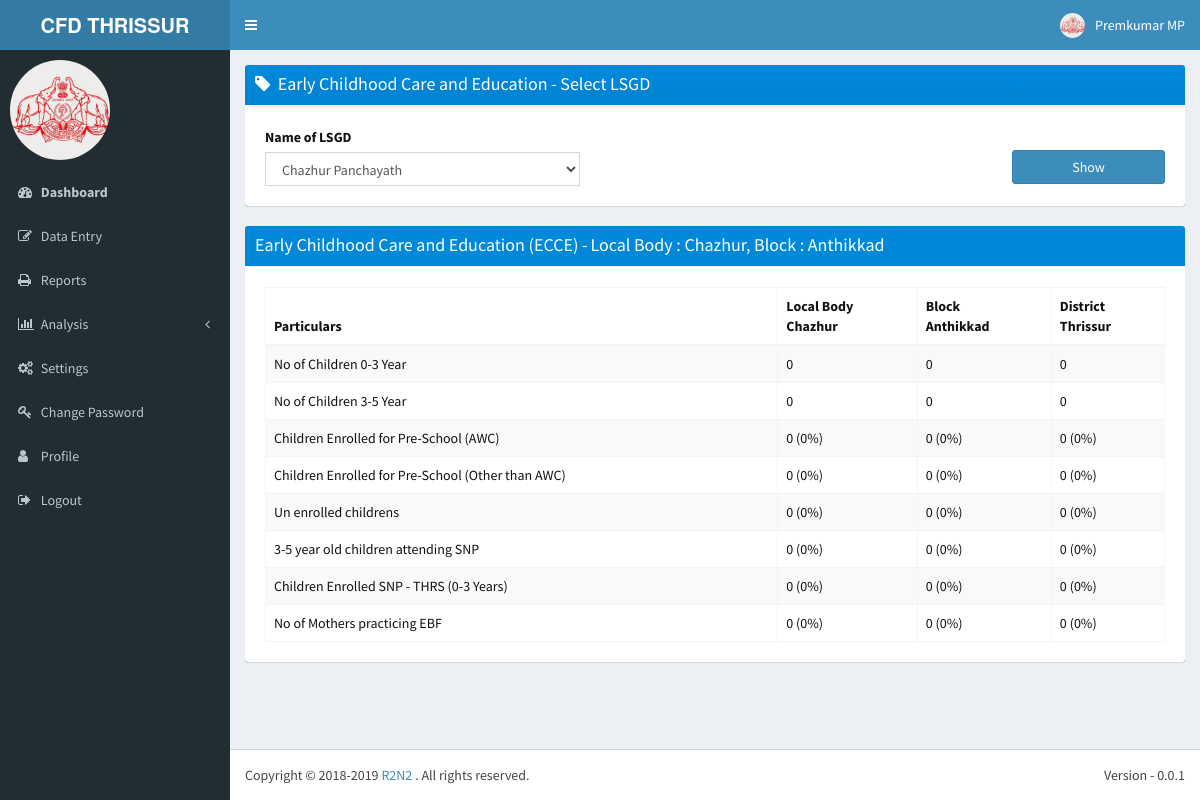
Page /analyse/ecce/ (signed in) on the committed database.
### logn/models.py (models this page shows)
class Profile(models.Model):
    user = models.OneToOneField(User, on_delete = models.CASCADE)
    user_lsgd = models.CharField(max_length = 20, blank = True)
    user_type = models.IntegerField(blank = True)
    user_lang = models.IntegerField(blank = True, default = 0)
    user_office_phone = models.CharField(max_length = 25, blank = True, default = "0487 00000000")
    user_mobile = models.CharField(max_length = 25, blank = True, default = "0")

### lsgd/models.py (models this page shows)
class Lsgd(models.Model):
    lsgd_code = models.CharField(max_length = 15, unique = True, primary_key = True)
    lsgd_name = models.CharField(max_length = 100, unique = True)
    lsgd_type = models.CharField(max_length = 15)
    lsgd_district = models.ForeignKey('District', on_delete = models.SET_NULL, null=True)
    lsgd_taluk = models.ForeignKey('Taluk', on_delete = models.SET_NULL, null = True)
    lsgd_block = models.ForeignKey('Block', on_delete = models.SET_NULL, null = True)
    lsgd_assembly = models.ForeignKey('Assembly', on_delete = models.SET_NULL, null = True)
    lsgd_parliament = models.ForeignKey('Parliament', on_delete = models.SET_NULL, null = True)

class Block(models.Model):
    block_code = models.CharField(max_length = 15, unique = True, primary_key = True)
    district_code = models.ForeignKey('District', on_delete = models.SET_NULL, null = True)
    block_name = models.CharField(max_length = 100)

### analyse/views.py (the view, shortened to what this page needs)
def ecce(request):
    data_entry_year = 2018
    current_user = request.user
    lsgd_code = current_user.profile.user_lsgd
    district_code = lsgd_code[:5]
    lsgd_selected = lsgd_code
    current_block = Lsgd.objects.filter(lsgd_code = lsgd_selected).values_list('lsgd_block', flat=True)
    current_name = Lsgd.objects.filter(lsgd_code = lsgd_selected).values_list('lsgd_name', flat=True)
    lsgd_inblock = Lsgd.objects.filter(lsgd_block = current_block[0]).values_list("lsgd_code")
    lsgd_inblock_year = []
    for x in lsgd_inblock:
        xz = ''.join(x)
        lsgd_inblock_year.append(xz+str(data_entry_year))
    lsgds = Lsgd.objects.all()
    blocks = Block.objects.filter(block_code = current_block[0])
    reqd_data = lsgd_code + str(data_entry_year)
    lsgd_count = [0,0,0,0,0,0,0,0]
    lsgd_per = [0,0,0,0,0,0,0,0]
    block_count = [0,0,0,0,0,0,0,0]
    block_per = [0,0,0,0,0,0,0,0]
    dist_count = [0,0,0,0,0,0,0,0]
    dist_per = [0,0,0,0,0,0,0,0]
    lsgd_data = [lsgd_count,lsgd_per]
    block_data = [block_count,block_per]
    dist_data = [dist_count,dist_per]
    return render(request, 'analyse/ecce.html', {'lsgds': lsgds, 'data_entry_year': data_entry_year, \
                            'current_user': current_user, 'current_lsgd': current_name, 'blocks': blocks, \
                            'lsgd_selected': lsgd_selected,  'lsgd_data': lsgd_data, 'block_data': block_data, 'dist_data': dist_data })

### analyse/templates/analyse/ecce.html (shortened to what this page needs)
{% extends 'r2n2/base.html' %}
{% block userinfo %}
          <li class="dropdown user user-menu">
            <a href="#" class="dropdown-toggle" data-toggle="dropdown">
              <img src="/static/dist/img/user2-160x160.jpg" class="user-image" alt="User Image">
              <span class="hidden-xs">{{ current_user.first_name}} {{ current_user.last_name}}</span>
            </a>
          </li>
{% endblock %}
{% block content %}
<section class="content">
	<div class="box box-solid bg-blue-gradient">
        <div class="box-header with-border">
              <h3 class="box-title"><i class="fa fa-tag"></i> &nbsp;Early Childhood Care and Education  - Select LSGD  </h3>
			</div>
		<div class="box-footer text-black">
            <div class="box-body">
			<table border=0px width=100%>
			<tr height=40px>
			  <td width="35%">
                  <label for="lsgd_name">Name of LSGD</label>
				  <form method="POST">  		{% csrf_token %}
					<select name ="lsgd_selected" class="form-control"> {% for l in lsgds %} <option value={{ l.lsgd_code }} {% if l.lsgd_code == lsgd_selected %} selected {% endif %}>{{ l.lsgd_name }}  {{ l.lsgd_type}}  {% endfor %} </select>
			  </td>
			  <td width="5%"> <label for="inputEmail3"></label> </td>
			  <td width="40%">
			  </td>
			   <td width="3%"> <label for="inputEmail3"></label> </td>
			  <td width="20%">
				<input type="submit" class="form-control btn btn-primary" value="Show"> </form>
			  </td>
			</tr>
			</table>
		    </div>
          </div>
		 </div>
<div class="box box-solid bg-blue-gradient">
  <div class="box-header">
    <h3 class="box-title">Early Childhood Care and Education (ECCE) - </h3>
    <h3 class="box-title">Local Body : {{ current_lsgd.0 }}, Block : {{ blocks.0.block_name }}</h3>
  </div>
 <div class="box-footer text-black">
  <div class="box-body">
    <table id="lsgd_data" class="table table-bordered table-striped table-hover" cellspacing="0" width="100%">
		  <thead> <tr> <th>Particulars</th><th>Local Body <br> {{ current_lsgd.0 }}</th><th>Block <br> {{ blocks.0.block_name }}</th><th>District <br> Thrissur</th></tr> </thead>
          <tbody>
            <tr><td>No of Children 0-3 Year</td><td>{{lsgd_data.0.0}}</td><td>{{block_data.0.0}}</td><td>{{dist_data.0.0}}</td></tr>
            <tr><td>No of Children 3-5 Year</td><td>{{lsgd_data.0.1}}</td><td>{{block_data.0.1}}</td><td>{{dist_data.0.1}}</td></tr>
            <tr><td>Children Enrolled for Pre-School (AWC)</td><td>{{lsgd_data.0.2}} ({{lsgd_data.1.2}}%)</td><td>{{block_data.0.2}} ({{block_data.1.2}}%)</td><td>{{dist_data.0.2}} ({{dist_data.1.2}}%)</td></tr>
            <tr><td>Children Enrolled for Pre-School (Other than AWC)</td><td>{{lsgd_data.0.3}} ({{lsgd_data.1.3}}%)</td><td>{{block_data.0.3}} ({{block_data.1.3}}%)</td><td>{{dist_data.0.3}} ({{dist_data.1.3}}%)</td></tr>
            <tr><td>Un enrolled childrens </td><td>{{lsgd_data.0.4}} ({{lsgd_data.1.4}}%)</td><td>{{block_data.0.4}} ({{block_data.1.4}}%)</td><td>{{dist_data.0.4}} ({{dist_data.1.4}}%)</td></tr>
            <tr><td>3-5 year old children attending SNP</td><td>{{lsgd_data.0.5}} ({{lsgd_data.1.5}}%)</td><td>{{block_data.0.5}} ({{block_data.1.5}}%)</td><td>{{dist_data.0.5}} ({{dist_data.1.5}}%)</td></tr>
            <tr><td>Children Enrolled SNP - THRS (0-3 Years)</td><td>{{lsgd_data.0.6}} ({{lsgd_data.1.6}}%)</td><td>{{block_data.0.6}} ({{block_data.1.6}}%)</td><td>{{dist_data.0.6}} ({{dist_data.1.6}}%)</td></tr>
            <tr><td>No of Mothers practicing EBF</td><td>{{lsgd_data.0.7}} ({{lsgd_data.1.7}}%)</td><td>{{block_data.0.7}} ({{block_data.1.7}}%)</td><td>{{dist_data.0.7}} ({{dist_data.1.7}}%)</td></tr>
          </tbody>
        </table>
  </div>
  </div>
</div>
{% endblock %}

### rows in the picture
Profile: lsgd_selected "Chazhur Panchayath"
Lsgd: lsgd_name "Chazhur"
Block: block_name "Anthikkad"

### other values in the picture
{{ current_user.first_name }} "Premkumar"
{{ current_user.last_name }} "MP"
{{ lsgd_data.0.0 }} "0"
{{ block_data.0.0 }} "0"
{{ dist_data.0.0 }} "0"
{{ lsgd_data.0.1 }} "0"
{{ block_data.0.1 }} "0"
{{ dist_data.0.1 }} "0"
{{ lsgd_data.0.2 }} "0"
{{ lsgd_data.1.2 }} "0"
{{ block_data.0.2 }} "0"
{{ block_data.1.2 }} "0"
{{ dist_data.0.2 }} "0"
{{ dist_data.1.2 }} "0"
{{ lsgd_data.0.3 }} "0"
